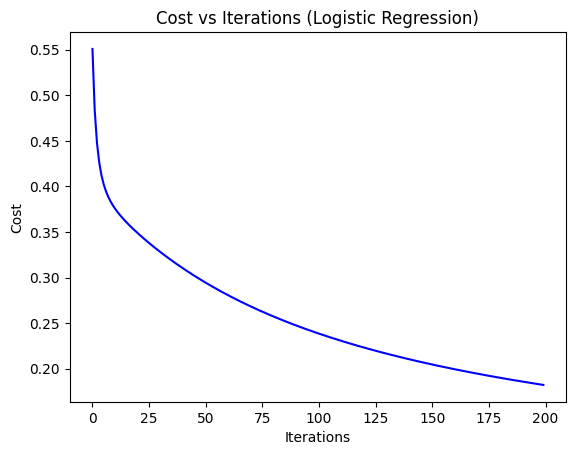

Generate this figure with Python:
"""Logistic"""
import numpy as np
import matplotlib.pyplot as plt

# Sigmoid function
def sigmoid(z):
    return 1 / (1 + np.exp(-z))

# Cost function (Log Loss)
def compute_cost(X, y, theta):
    m = len(y)
    h = sigmoid(X @ theta)
    epsilon = 1e-5
    cost = -(1/m) * np.sum(y*np.log(h+epsilon) + (1-y)*np.log(1-h+epsilon))
    return cost

# Gradient descent
def gradient_descent(X, y, theta, alpha, num_iterations):
    m = len(y)
    cost_history = []

    for _ in range(num_iterations):
        h = sigmoid(X @ theta)
        gradient = (1/m) * (X.T @ (h - y))
        theta -= alpha * gradient
        cost_history.append(compute_cost(X, y, theta))

    return theta, cost_history

# Predict 0 or 1
def predict(X, theta):
    prob = sigmoid(X @ theta)
    return (prob >= 0.5).astype(int)

# ------------------ User Input ------------------
n_features = int(input("Enter number of features: "))
alpha = float(input("Enter learning rate (alpha): "))
num_iterations = int(input("Enter number of iterations: "))
m = int(input("Enter number of data points: "))

X_data = []
y_data = []

for i in range(m):
    x = []
    for j in range(n_features):
        a = float(input(f"Enter feature {j+1} value for data point {i+1}: "))
        x.append(a)
    b = int(input(f"Enter target value (0/1) for data point {i+1}: "))
    X_data.append(x)
    y_data.append(b)

# Convert to numpy arrays
X_data = np.array(X_data)
y_data = np.array(y_data)

# Add bias (column of ones)
X = np.c_[np.ones((m, 1)), X_data]
y = y_data.reshape(m, 1)

# Initialize theta
theta_init = np.zeros((n_features + 1, 1))

# Run gradient descent
theta, cost_history = gradient_descent(X, y, theta_init, alpha, num_iterations)

# ------------------ Output ------------------
print("\nFinal theta (parameters):\n", theta)
print("Final cost:", cost_history[-1])

# Predict for all training data
y_pred = predict(X, theta)

# Create a table of original data + predictions
import pandas as pd
data_table = pd.DataFrame(X_data, columns=[f"Feature_{i+1}" for i in range(n_features)])
data_table['Actual'] = y_data
data_table['Predicted'] = y_pred
print("\nData with predictions:\n")
print(data_table)

# Plot cost over iterations
plt.plot(range(len(cost_history)), cost_history, 'b-')
plt.xlabel("Iterations")
plt.ylabel("Cost")
plt.title("Cost vs Iterations (Logistic Regression)")
plt.show()


"""Enter number of features: 2
Enter learning rate (alpha): .01
Enter number of iterations: 200
Enter number of data points: 20
Enter feature 1 value for data point 1: 2
Enter feature 2 value for data point 1: 3
Enter target value (0/1) for data point 1: 0
Enter feature 1 value for data point 2: 1
Enter feature 2 value for data point 2: 5
Enter target value (0/1) for data point 2: 0
Enter feature 1 value for data point 3: 2
Enter feature 2 value for data point 3: 6
Enter target value (0/1) for data point 3: 0
Enter feature 1 value for data point 4: 3
Enter feature 2 value for data point 4: 7
Enter target value (0/1) for data point 4: 0
Enter feature 1 value for data point 5: 4
Enter feature 2 value for data point 5: 6
Enter target value (0/1) for data point 5: 0
Enter feature 1 value for data point 6: 6
Enter feature 2 value for data point 6: 5
Enter target value (0/1) for data point 6: 1
Enter feature 1 value for data point 7: 7
Enter feature 2 value for data point 7: 6
Enter target value (0/1) for data point 7: 1
Enter feature 1 value for data point 8: 8
Enter feature 2 value for data point 8: 5
Enter target value (0/1) for data point 8: 1
Enter feature 1 value for data point 9: 6
Enter feature 2 value for data point 9: 7
Enter target value (0/1) for data point 9: 1
Enter feature 1 value for data point 10: 7
Enter feature 2 value for data point 10: 8
Enter target value (0/1) for data point 10: 1
Enter feature 1 value for data point 11: 8
Enter feature 2 value for data point 11: 7
Enter target value (0/1) for data point 11: 1
Enter feature 1 value for data point 12: 9
Enter feature 2 value for data point 12: 6
Enter target value (0/1) for data point 12: 1
Enter feature 1 value for data point 13: 10
Enter feature 2 value for data point 13: 7
Enter target value (0/1) for data point 13: 1
Enter feature 1 value for data point 14: 11
Enter feature 2 value for data point 14: 8
Enter target value (0/1) for data point 14: 1
Enter feature 1 value for data point 15: 12
Enter feature 2 value for data point 15: 6
Enter target value (0/1) for data point 15: 1
Enter feature 1 value for data point 16: 13
Enter feature 2 value for data point 16: 7
Enter target value (0/1) for data point 16: 1
Enter feature 1 value for data point 17: 14
Enter feature 2 value for data point 17: 8
Enter target value (0/1) for data point 17: 1
Enter feature 1 value for data point 18: 15
Enter feature 2 value for data point 18: 7
Enter target value (0/1) for data point 18: 1
Enter feature 1 value for data point 19: 16
Enter feature 2 value for data point 19: 9
Enter target value (0/1) for data point 19: 1
Enter feature 1 value for data point 20: 17
Enter feature 2 value for data point 20: 5
Enter target value (0/1) for data point 20: 1

Final theta (parameters):
 [[-0.09775302]
 [ 0.57754195]
 [-0.3416437 ]]
Final cost: 0.18228037929916635

Data with predictions:

    Feature_1  Feature_2  Actual  Predicted
0         2.0        3.0       0          1
1         1.0        5.0       0          0
2         2.0        6.0       0          0
3         3.0        7.0       0          0
4         4.0        6.0       0          1
5         6.0        5.0       1          1
6         7.0        6.0       1          1
7         8.0        5.0       1          1
8         6.0        7.0       1          1
9         7.0        8.0       1          1
10        8.0        7.0       1          1
11        9.0        6.0       1          1
12       10.0        7.0       1          1
13       11.0        8.0       1          1
14       12.0        6.0       1          1
15       13.0        7.0       1          1
16       14.0        8.0       1          1
17       15.0        7.0       1          1
18       16.0        9.0       1          1
19       17.0        5.0       1          1
"""
